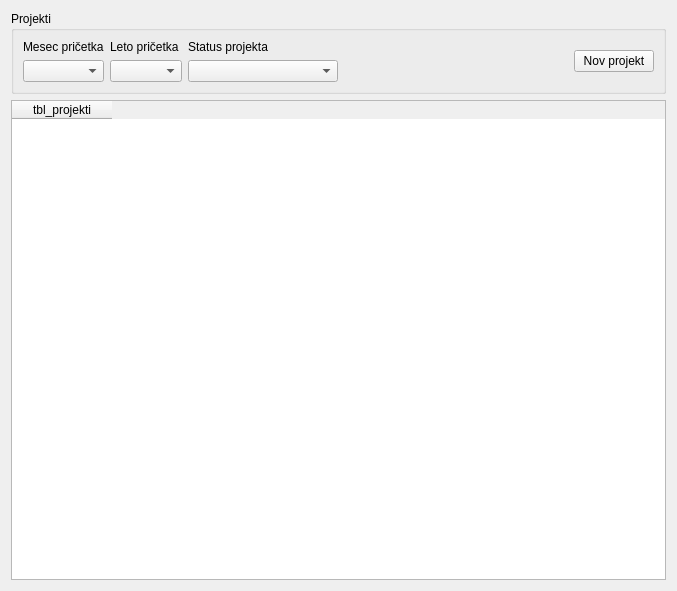
         <widget class="QWidget" name="scrollAreaWidgetContents_2">
          <property name="geometry">
           <rect>
            <x>0</x>
            <y>0</y>
            <width>677</width>
            <height>591</height>
           </rect>
          </property>
          <layout class="QVBoxLayout" name="verticalLayout_6">
           <item>
            <widget class="QGroupBox" name="groupBox_5">
             <property name="title">
              <string>Projekti</string>
             </property>
             <layout class="QVBoxLayout" name="verticalLayout">
              <item>
               <layout class="QHBoxLayout" name="horizontalLayout_10">
                <item>
                 <layout class="QGridLayout" name="gridLayout_17">
                  <item row="0" column="1">
                   <widget class="QLabel" name="label_45">
                    <property name="text">
                     <string>Leto pričetka</string>
                    </property>
                   </widget>
                  </item>
                  <item row="0" column="2">
                   <widget class="QLabel" name="label_46">
                    <property name="text">
                     <string>Status projekta</string>
                    </property>
                   </widget>
                  </item>
                  <item row="0" column="0">
                   <widget class="QLabel" name="label_44">
                    <property name="text">
                     <string>Mesec pričetka</string>
                    </property>
                   </widget>
                  </item>
                  <item row="1" column="0">
                   <widget class="QComboBox" name="cb_mesec"/>
                  </item>
                  <item row="1" column="1">
                   <widget class="QComboBox" name="cb_leto"/>
                  </item>
                  <item row="1" column="2">
                   <widget class="QComboBox" name="cb_projekt">
                    <property name="minimumSize">
                     <size>
                      <width>150</width>
                      <height>0</height>
                     </size>
                    </property>
                   </widget>
                  </item>
                 </layout>
                </item>
                <item>
                 <spacer name="horizontalSpacer_15">
                  <property name="orientation">
                   <enum>Qt::Horizontal</enum>
                  </property>
                  <property name="sizeHint" stdset="0">
                   <size>
                    <width>40</width>
                    <height>20</height>
                   </size>
                  </property>
                 </spacer>
                </item>
                <item>
                 <widget class="QPushButton" name="btn_novprojekt">
                  <property name="text">
                   <string>Nov projekt</string>
                  </property>
                 </widget>
                </item>
               </layout>
              </item>
             </layout>
            </widget>
           </item>
           <item>
            <widget class="QTableWidget" name="tbl_projekti">
             <property name="minimumSize">
              <size>
               <width>650</width>
               <height>0</height>
              </size>
             </property>
             <property name="editTriggers">
              <set>QAbstractItemView::NoEditTriggers</set>
             </property>
             <property name="selectionBehavior">
              <enum>QAbstractItemView::SelectRows</enum>
             </property>
             <property name="sortingEnabled">
              <bool>true</bool>
             </property>
             <column>
              <property name="text">
               <string>tbl_projekti</string>
              </property>
             </column>
            </widget>
           </item>
          </layout>
         </widget>
